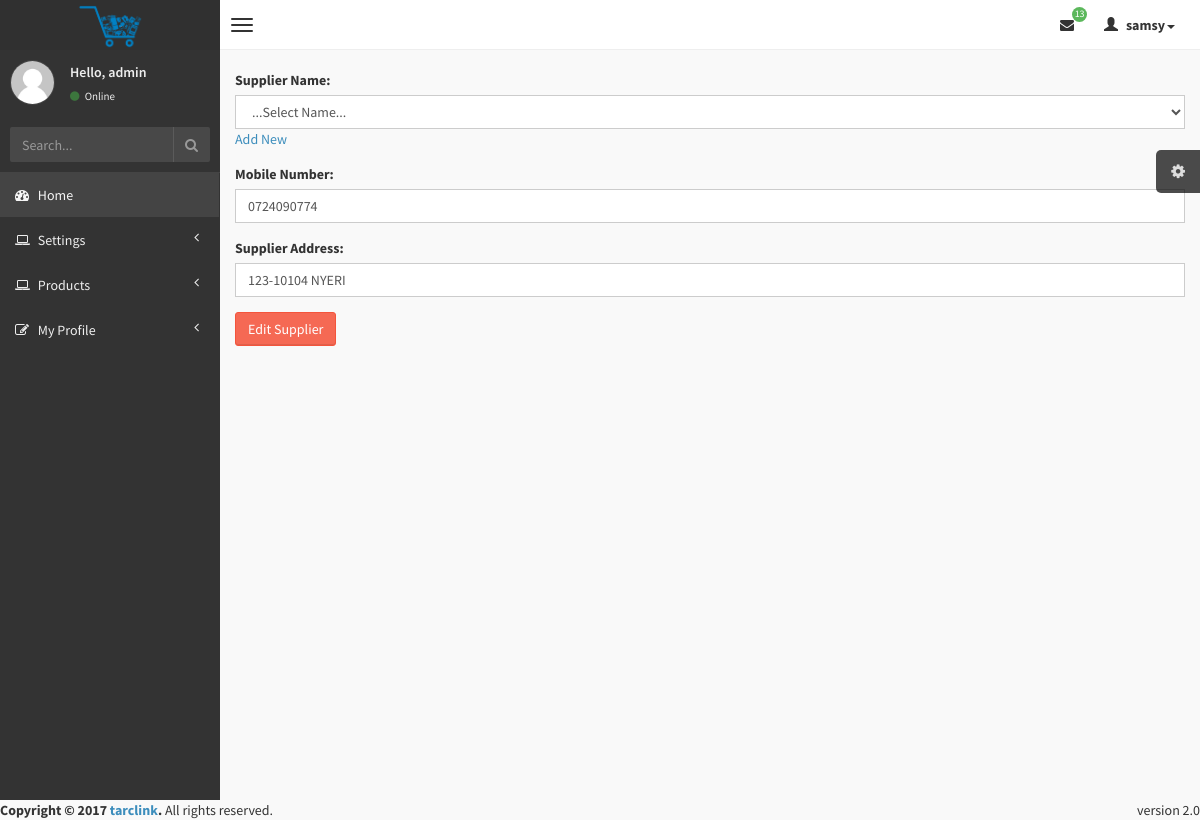
The page /admin/editsu.php?id=1 (signed in) on the database its author committed.
### tables this page shows
CREATE TABLE `supplier_table` (
  `supplier_id` int(11) NOT NULL,
  `supplier_name` varchar(20) NOT NULL,
  `supplier_address` varchar(20) NOT NULL,
  `supplier_contact` varchar(20) NOT NULL
);

### admin/editsu.php (the view, shortened to what this page needs)
<?php
include '../connection/db.php';
$username=$_SESSION['logname'];
$result1 = mysqli_query($con, "SELECT * FROM login_table WHERE login_username='$username'");
while($res = mysqli_fetch_array($result1))
{
    $name= $res['login_name'];
}
$id = $_GET['id'];
$result1 = mysqli_query($con, "SELECT * FROM supplier_table WHERE supplier_id='$id'");
while($res = mysqli_fetch_array($result1))
{
    $supplier_name= $res['supplier_name'];
    $supplier_address= $res['supplier_address'];
    $supplier_contact= $res['supplier_contact'];
}
?>
<?php
require '../connection/db.php';
?>
<?php
require 'sh.php';
?>
<form  method="POST" enctype="multipart/form-data" id="mytable">
    <div class="form-group has-feedback">
        <label>Supplier Name:</label>
        <select name="supplier_name" required class="form-control">
            <option selected="" value="<?php echo $supplier_name;?>">...Select Name...</option>
        </select>
        <a href="javascript:window.open('add.php','mypopuptitle','width=700,height=600')">Add New</a>
    </div>
    <div class="form-group has-feedback">
        <label>Mobile Number:</label>
        <input type="text" name="supplier_contact" placeholder="0724090774" value="<?php echo $supplier_contact;?>" id="in" required class="form-control"/>
    </div>
    <div class="form-group has-feedback">
        <label>Supplier Address:</label>
        <input type="text" name="supplier_address"  id="in" value="<?php echo $supplier_address;?>" placeholder="123-45678 NAIROBI" required class="form-control"/>
    </div>
    <div class="form-group has-feedback">
        <input type="submit" name="submit" value="Edit Supplier" class="btn btn-danger" />
    </div>
</form>
<?php
include 'sf.php';
?>

### admin/sh.php (shortened to what this page needs)
<!DOCTYPE html>
<html>
<head>
    <link href="../css/bootstrap.min.css" rel="stylesheet" type="text/css" />
    <link href="../css/font-awesome.min.css" rel="stylesheet" type="text/css" />
    <link href="../css/ionicons.min.css" rel="stylesheet" type="text/css" />
    <link href="../css/morris/morris.css" rel="stylesheet" type="text/css" />
    <link href="../css/jvectormap/jquery-jvectormap-1.2.2.css" rel="stylesheet" type="text/css" />
    <link href="../css/fullcalendar/fullcalendar.css" rel="stylesheet" type="text/css" />
    <link href="../css/daterangepicker/daterangepicker-bs3.css" rel="stylesheet" type="text/css" />
    <link href="../css/bootstrap-wysihtml5/bootstrap3-wysihtml5.min.css" rel="stylesheet" type="text/css" />
    <link href="../css/AdminLTE.css" rel="stylesheet" type="text/css" />
</head>
<body class="skin-black">
<header class="header">
    <a href="index.php" class="logo">
        <img src="../img/shop.png" height="45" width="65">
    </a>
    <nav class="navbar navbar-static-top" role="navigation">
        <a href="#" class="navbar-btn sidebar-toggle" data-toggle="offcanvas" role="button">
            <span class="icon-bar"></span>
            <span class="icon-bar"></span>
            <span class="icon-bar"></span>
        </a>
        <div class="navbar-right">
            <ul class="nav navbar-nav">
                <li class="dropdown messages-menu">
                    <a href="#" class="dropdown-toggle" data-toggle="dropdown">
                        <?php
                        $result = mysqli_query($con,"SELECT COUNT(1) FROM feedback_table ORDER BY feedback_id ASC");
                        $row = mysqli_fetch_array($result);
                        $total = $row[0];
                        ?>
                        <i class="fa fa-envelope"></i>
                        <span class="label label-success"><?php echo "$total";?></span>
                    </a>
                </li>
                <li class="dropdown user user-menu">
                    <a href="#" class="dropdown-toggle" data-toggle="dropdown">
                        <i class="glyphicon glyphicon-user"></i>
                        <span><?php echo "$name";?><i class="caret"></i></span>
                    </a>
                </li>
            </ul>
        </div>
    </nav>
</header>
<div class="wrapper row-offcanvas row-offcanvas-left">
    <aside class="left-side sidebar-offcanvas">
        <section class="sidebar">
            <div class="user-panel">
                <div class="pull-left image">
                    <img src="../img/user.jpg" class="img-circle" alt="User Image" />
                </div>
                <div class="pull-left info">
                    <p>Hello, <?php echo "$username"; ?></p>
                    <a href="#"><i class="fa fa-circle text-success"></i> Online</a>
                </div>
            </div>
            <form action="#" method="get" class="sidebar-form">
                <div class="input-group">
                    <input type="text" name="q" class="form-control" placeholder="Search..."/>
                    <span class="input-group-btn">
                                <button type='submit' name='seach' id='search-btn' class="btn btn-flat"><i class="fa fa-search"></i></button>
                            </span>
                </div>
            </form>
            <ul class="sidebar-menu">
                <li class="active">
                    <a href="index.php">
                        <i class="fa fa-dashboard"></i> <span>Home</span>
                    </a>
                </li>
                <li class="treeview">
                    <a href="#">
                        <i class="fa fa-laptop"></i>
                        <span>Settings</span>
                        <i class="fa fa-angle-left pull-right"></i>
                    </a>
                </li>
                <li class="treeview">
                    <a href="#">
                        <i class="fa fa-laptop"></i>
                        <span>Products</span>
                        <i class="fa fa-angle-left pull-right"></i>
                    </a>
                </li>
                <li class="treeview">
                    <a href="#">
                        <i class="fa fa-edit"></i> <span>My Profile</span>
                        <i class="fa fa-angle-left pull-right"></i>
                    </a>
                </li>
            </ul>
        </section>
    </aside>
    <aside class="right-side">
        <section class="content">

### rows shown on the page
supplier_table: supplier_contact "0724090774", supplier_address "123-10104 NYERI"

### other values the page prints
$total "13"
$name "samsy"
$username "admin"
